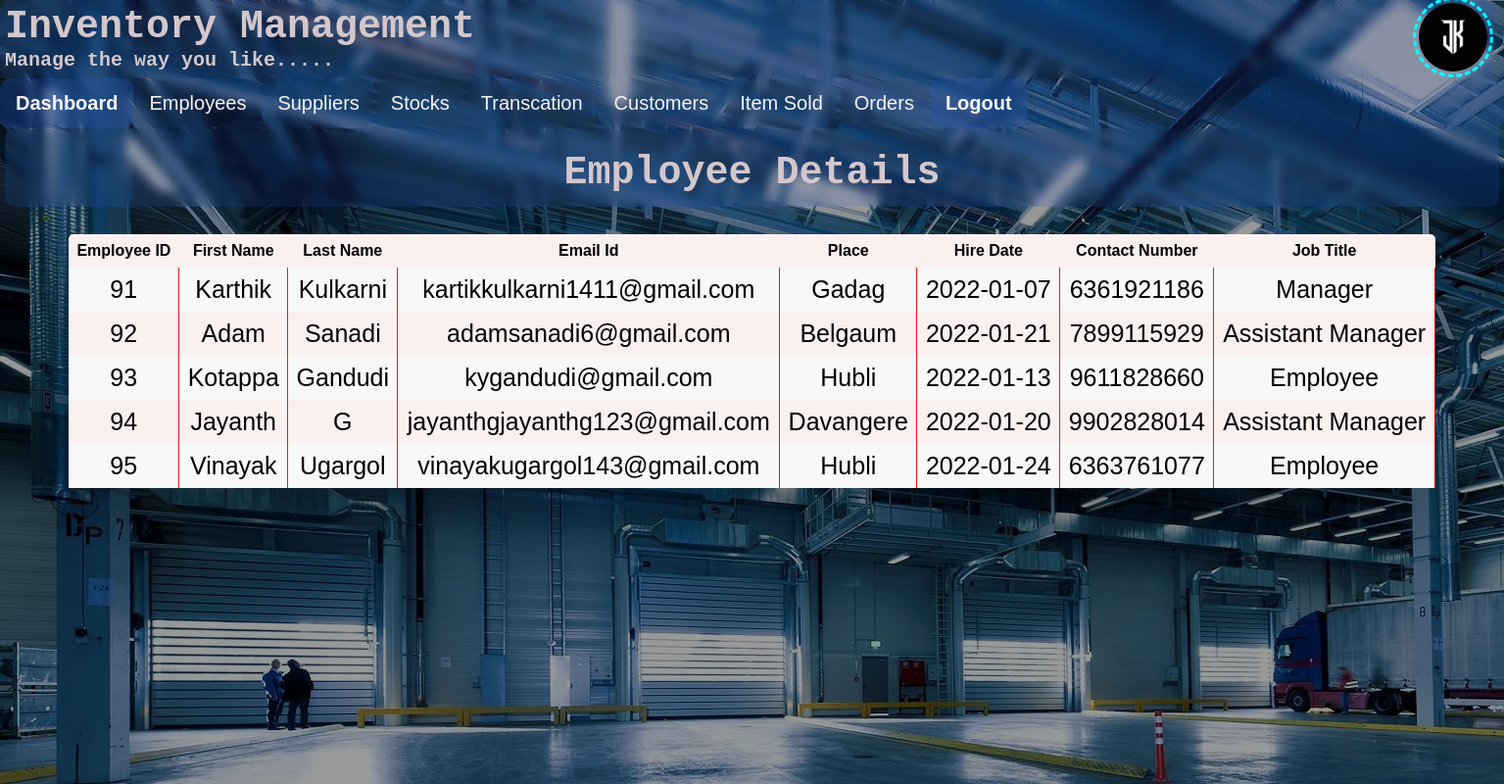
Screenshot of /SelectEmployee.php with the database file from the repository.
### tables this page shows
CREATE TABLE `addemployee` (
  `Emp_id` int(11) NOT NULL,
  `Emp_FName` varchar(255) NOT NULL,
  `Emp_LName` varchar(255) NOT NULL,
  `Email_id` varchar(255) NOT NULL,
  `address` varchar(255) NOT NULL,
  `Hire_date` date NOT NULL,
  `Contact_No` varchar(255) NOT NULL,
  `Job_id` int(255) NOT NULL
);

CREATE TABLE `job` (
  `Job_id` int(100) NOT NULL,
  `Job_Title` varchar(255) NOT NULL,
  `Salary` int(100) NOT NULL,
  `Manager_id` int(100) DEFAULT NULL
);

### SelectEmployee.php (the view, shortened to what this page needs)
<!DOCTYPE html>
<html lang="en">
<head>
    <link rel="stylesheet" href="styleTable.css">
    <link rel="stylesheet" href="StyleFront.css">
	<link rel="stylesheet" href="Demo.css">
    <link rel="stylesheet" href="StyleDemo.css">
    <link rel="stylesheet" href="StyleDashboard.css">
</head>
<body>
    <div class="image">
        <form action="" class="forms">
            <h1>Inventory Management</h1>
                <p>Manage the way you like.....</p>
				<div class="design">
        <a href="#" class="logo"><img src="JK logo.jpg" alt="Karthik"></a>
    </div>
        </form>
        <div class="navbar" id="nav">
	  <a href="Dashboard.php" class="active">Dashboard</a>
	  <div class="dropdown">
		<button class="btn">Employees
		</button>
	  </div>
	  <div class="dropdown">
		<button class="btn">Suppliers
		</button>
	  </div>
	  <div class="dropdown">
		<button class="btn">Stocks
		</button>
	  </div>
	  <div class="dropdown">
		<button class="btn">Transcation
		</button>
	  </div>
	  <div class="dropdown">
		<button class="btn">Customers
		</button>
	  </div>
	  <div class="dropdown">
		<button class="btn">Item Sold
		</button>
	  </div>
	  <div class="dropdown">
		<button class="btn">Orders
		</button>
	  </div>
	  <a href="Logout.php" class="active">Logout</a>
	</div>
        <?php
$conn = mysqli_connect("localhost", "root", "", "inventoryManagement");
        $sql = "SELECT * FROM AddEmployee";
        $result = mysqli_query($conn,$sql);
        if(mysqli_num_rows($result)<=0)
        {
            echo '<script type="text/javascript" language="javascript">
            if(confirm("NO RESULTS FOUND!"))
            {
                self.location="AddEmployee.php";
            }
            </script> ';
            exit();
        }
        else{
            echo "<center>";
                echo '<form action="" class="forms3"><br>';
                echo '<h1 style="font-size: 40px">Employee Details</h1>';
                echo '</form>';
                echo '<div class="table-wrapper">';
                echo '<table class="fl-table">';
                echo '<thread><tr><th>Employee ID</th><th>First Name</th><th>Last Name</th><th>Email Id</th><th>Place</th><th>Hire Date</th><th>Contact Number</th><th>Job Title</th></tr></thread>'."<br>";
                while($row=mysqli_fetch_assoc($result))
                {
                    $jobid = $row['Job_id'];
                    $sql1 = "SELECT * FROM job where Job_id = $jobid";
                    $result1 = mysqli_query($conn,$sql1);
                    $row1 = mysqli_fetch_assoc($result1);
                    echo "<tr><td>".$row['Emp_id']."</td><td>".$row['Emp_FName']."</td><td>".$row['Emp_LName']."</td><td>".$row['Email_id']."</td><td>" .$row['address']. "</td><td>".$row['Hire_date']. "</td><td>". $row['Contact_No']. "</td><td>" .$row1['Job_Title'].  "</td></tr>";
                }
                echo "</table>";
                echo "</div>";
                echo "</center>";
        }
        ?>
    </div>
</body>
</html>

### styleTable.css (style rules this page uses)
* { box-sizing: border-box; -webkit-box-sizing: border-box; -moz-box-sizing: border-box; }
body { font-family: Helvetica; -webkit-font-smoothing: antialiased; }
.table-wrapper { margin: 10px 70px 70px; box-shadow: 0px 35px 50px rgba( 0, 0, 0, 0.2 ); }
.fl-table { border-radius: 5px; font-size: px; font-weight: normal; border: none; border-collapse: collapse; width: 100%; max-width: 100%; white-space: nowrap; background-color: rgb(250, 240, 240); }
.fl-table td, .fl-table th { text-align: center; padding: 8px; }
.fl-table td { border-right: 1px solid #e71919; font-size: 25px; }
.fl-table tr:nth-child(even) { background: #F8F8F8; }

### StyleFront.css (style rules this page uses)
.imageE,.imageS,.image { height: 100%; width: 100%; background-image: linear-gradient(rgba(0,0,0,0.4),rgba(0,0,0,0.4)),url(pixabay.jpg); position: absolute; }
.forms { font-family: 'Courier New', Courier, monospace; width: 1525px; height: 80px; position: relative; color: #d3c7cb; padding: 5px; overflow: hidden; border-radius: 10px; background: rgba(52, 99, 230, 0.144); backdrop-filter: blur(5px); font-weight: bolder; font-size: 20px; }
.forms3 { font-family: 'Courier New', Courier, monospace; width: 1525px; height: 80px; position: relative; color: #d3c7cb; overflow: hidden; border-radius: 10px; background: rgba(52, 99, 230, 0.144); backdrop-filter: blur(5px); font-weight: bolder; font-size: 20px; }

### Demo.css (style rules this page uses)
.design { margin: 0; height: 80px; width: auto; display: grid; place-items: center; margin-left: 1440px; margin-top: -75px; }
.logo { width: 70px; height: 70px; position: relative; }
.logo img { max-width: 100%; border-radius: 50%; }
.logo::before { content: ""; position: absolute; width: 100%; height: 100%; outline: 3px dashed cyan; outline-offset: 3px; border-radius: 50%; animation: spin 6s linear infinite; }

### StyleDemo.css (style rules this page uses)
.navbar { overflow: hidden; background: rgba(52, 99, 230, 0.144); font-weight: bolder; border-radius: 10px; }
.navbar a { float: left; display: block; color: whitesmoke; text-align: center; padding: 14px 16px; text-decoration: none; font-size: 20px; }
.active { background: rgba(52, 99, 230, 0.144); color: white; backdrop-filter: blur(5px); border-radius: 10px; }
.dropdown { float: left; overflow: hidden; border-radius: 10px; }
.dropdown .btn { font-size: 20px; border: none; outline: none; color: whitesmoke; padding: 14px 16px; background-color: inherit; font-family: inherit; margin: 0; backdrop-filter: blur(5px); }

### StyleDashBoard.css (style rules this page uses)
* { margin: 0px; padding: 0px; }

### rows the page displays
addemployee: Emp_id "91", Emp_FName "Karthik", Emp_LName "Kulkarni", Email "kartikkulkarni1411@gmail.com", address "Gadag", Hire_date "2022-01-07", Contact_No "6361921186", Job.Job_Title "Manager"
addemployee: Emp_id "92", Emp_FName "Adam", Emp_LName "Sanadi", Email "adamsanadi6@gmail.com", address "Belgaum", Hire_date "2022-01-21", Contact_No "7899115929", Job.Job_Title "Assistant Manager"
addemployee: Emp_id "93", Emp_FName "Kotappa", Emp_LName "Gandudi", Email "kygandudi@gmail.com", address "Hubli", Hire_date "2022-01-13", Contact_No "9611828660", Job.Job_Title "Employee"
addemployee: Emp_id "94", Emp_FName "Jayanth", Emp_LName "G", Email "jayanthgjayanthg123@gmail.com", address "Davangere", Hire_date "2022-01-20", Contact_No "9902828014", Job.Job_Title "Assistant Manager"
addemployee: Emp_id "95", Emp_FName "Vinayak", Emp_LName "Ugargol", Email "vinayakugargol143@gmail.com", address "Hubli", Hire_date "2022-01-24", Contact_No "6363761077", Job.Job_Title "Employee"
